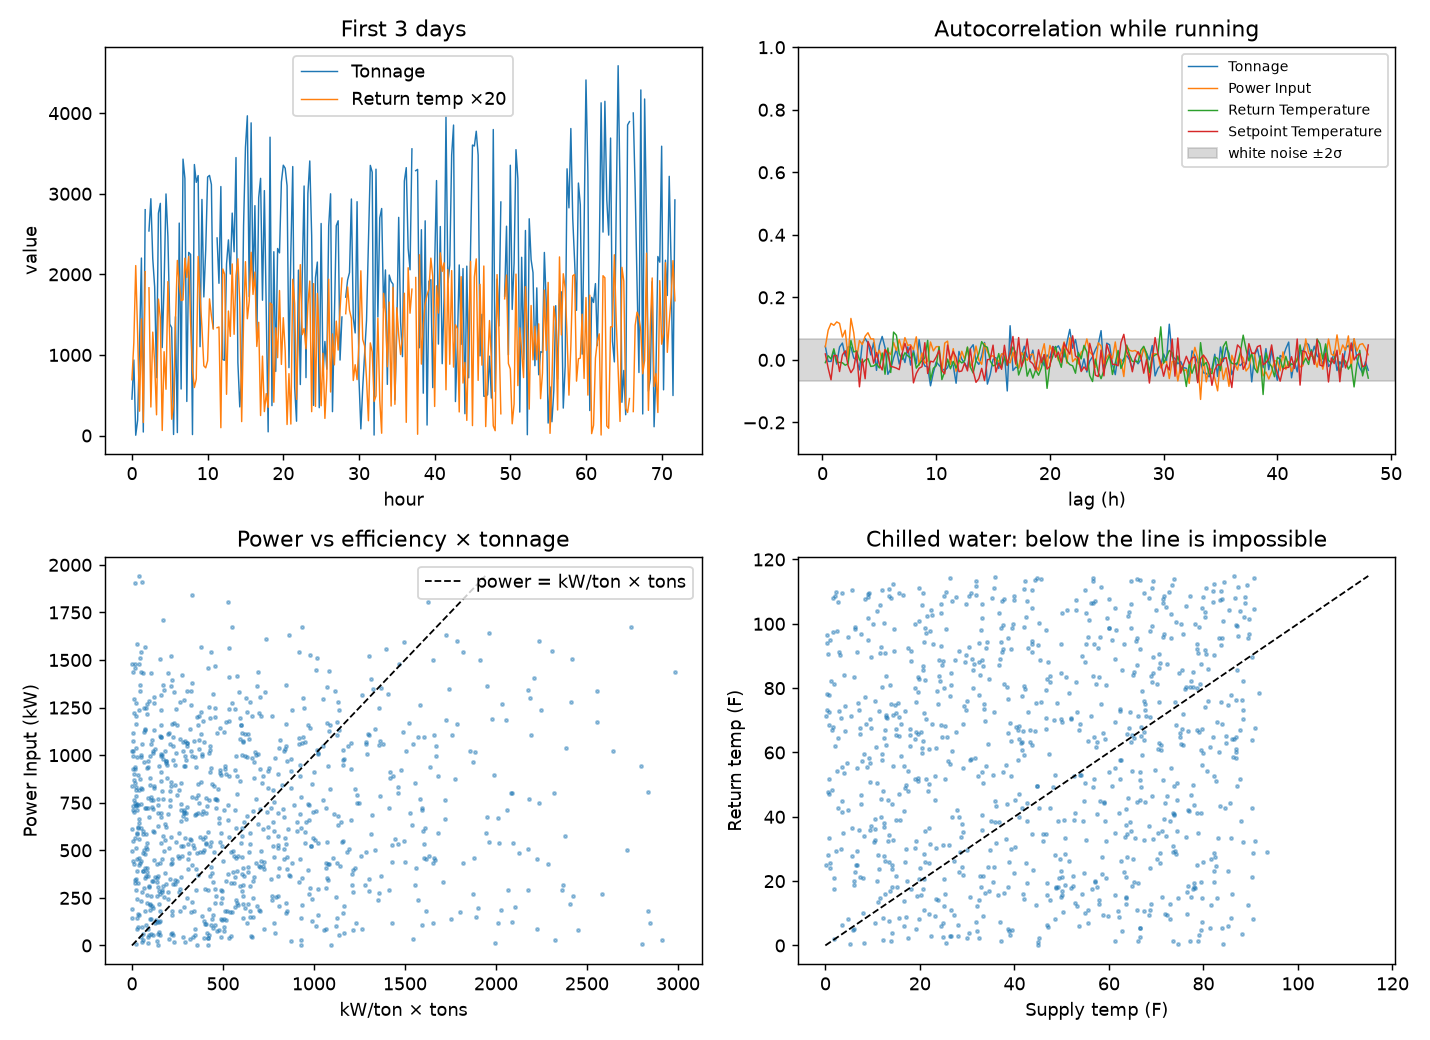

Python code for this plot:
"""Is AssetOpsBench's Chiller 6 telemetry real? (T5)

    uv run --no-project --with numpy --with scipy \
      --with matplotlib python analysis/chiller6.py

Prints the stats in chiller6.md and writes chiller6.png.
"""

import json
from datetime import datetime
from pathlib import Path

import matplotlib.pyplot as plt
import numpy as np
from scipy import stats

SRC = (Path(__file__).parents[2] / "AssetOpsBench/src/couchdb"
       / "scenarios_data/shared/iot/chiller_6.json")
OUT = Path(__file__).with_suffix(".png")
STEP = 900  # s, the regular grid
SENSORS = ["Tonnage", "Power Input", "Chiller Efficiency",
           "Chiller % Loaded", "Supply Temperature",
           "Return Temperature", "Setpoint Temperature",
           "Condenser Water Flow",
           "Condenser Water Return To Tower Temperature",
           "Liquid Refrigerant Evaporator Temperature"]


def load() -> tuple[np.ndarray, dict[str, np.ndarray]]:
    """Regular 15-min rows with every sensor, on a full grid.

    Missing slots are NaN. The ~20 irregular event rows
    appended to the file (Run Status, partial readings)
    are dropped.
    """
    raw = json.load(open(SRC))
    keys = ["Chiller 6 " + s for s in SENSORS]
    rows = [r for r in raw if all(k in r for k in keys)
            and r["timestamp"][-5:] in ("00:00", "15:00",
                                        "30:00", "45:00")]
    t = np.array([datetime.fromisoformat(r["timestamp"])
                  .timestamp() for r in rows])
    i = ((t - t.min()) // STEP).astype(int)
    grid = t.min() + STEP * np.arange(i.max() + 1)
    x = {}
    for s, k in zip(SENSORS, keys):
        x[s] = np.full(len(grid), np.nan)
        x[s][i] = [r[k] for r in rows]
    return grid, x


def acf(x: np.ndarray, lag: int) -> float:
    """Autocorrelation over pairs where both ends are present."""
    m = np.nanmean(x)
    a, b = x[:-lag] - m, x[lag:] - m
    ok = ~np.isnan(a) & ~np.isnan(b)
    return float(np.mean(a[ok] * b[ok]) / np.nanvar(x))


def main() -> None:
    grid, x = load()
    on = x["Tonnage"] > 0
    run = {s: np.where(on, v, np.nan) for s, v in x.items()}
    n_pairs = int(np.sum(on[:-1] & on[1:]))
    band = 2 / np.sqrt(n_pairs)
    present = ~np.isnan(x["Tonnage"])
    print(f"{present.sum()} rows, {on.sum()} running, "
          f"{n_pairs} running pairs, white band ±{band:.3f}")

    print(f"{'sensor':44s} {'median':>8s} {'p99':>8s} "
          f"{'acf1':>6s} {'acf1 on':>7s}")
    for s in SENSORS:
        v = run[s][on]
        print(f"{s:44s} {np.median(v):8.2f} "
              f"{np.percentile(v, 99):8.2f} "
              f"{acf(x[s], 1):6.3f} {acf(run[s], 1):7.3f}")

    sup, ret = x["Supply Temperature"], x["Return Temperature"]
    p, e, t = x["Power Input"], x["Chiller Efficiency"], x["Tonnage"]
    print(f"return < supply while running: "
          f"{np.mean(ret[on] < sup[on]):.1%}")
    print(f"setpoint std while running: "
          f"{np.std(x['Setpoint Temperature'][on]):.1f} F")
    print(f"corr(power, kW/ton x tons): "
          f"{np.corrcoef(p[on], (e * t)[on])[0, 1]:.3f}")
    print(f"corr(tons, % loaded): "
          f"{np.corrcoef(t[on], x['Chiller % Loaded'][on])[0, 1]:.3f}")
    hour = np.array([datetime.fromtimestamp(g).hour for g in grid])
    groups = [t[on & (hour == h)] for h in range(24)]
    print(f"daily load cycle, ANOVA p: "
          f"{stats.f_oneway(*groups).pvalue:.2f}")

    d = np.diff(np.r_[0, on.astype(int), 0])
    starts = np.flatnonzero(d == 1)
    lens = (np.flatnonzero(d == -1) - starts) * STEP / 3600
    start_h = [datetime.fromtimestamp(grid[i]).hour for i in starts]
    print(f"run start hours: {sorted(start_h)}")
    print(f"on runs: {len(starts)}, median {np.median(lens):.1f} h, "
          f"max {lens.max():.1f} h")

    fig, ax = plt.subplots(2, 2, figsize=(11, 8))
    days = slice(0, 3 * 96)
    hrs = (grid[days] - grid[0]) / 3600
    a = ax[0, 0]
    a.plot(hrs, t[days], lw=.8, label="Tonnage")
    a.plot(hrs, 20 * ret[days], lw=.8, label="Return temp ×20")
    a.set(title="First 3 days", xlabel="hour", ylabel="value")
    a.legend()
    a = ax[0, 1]
    lags = np.arange(1, 193)
    for s in ["Tonnage", "Power Input", "Return Temperature",
              "Setpoint Temperature"]:
        a.plot(lags / 4, [acf(run[s], k) for k in lags], lw=.8,
               label=s)
    a.axhspan(-band, band, color="grey", alpha=.3,
              label="white noise ±2σ")
    a.set(title="Autocorrelation while running",
          xlabel="lag (h)", ylim=(-.3, 1))
    a.legend(fontsize=8)
    a = ax[1, 0]
    a.scatter((e * t)[on], p[on], s=3, alpha=.4)
    lim = np.nanmax(p[on])
    a.plot([0, lim], [0, lim], "k--", lw=1, label="power = kW/ton × tons")
    a.set(title="Power vs efficiency × tonnage",
          xlabel="kW/ton × tons", ylabel="Power Input (kW)")
    a.legend()
    a = ax[1, 1]
    a.scatter(sup[on], ret[on], s=3, alpha=.4)
    lim = np.nanmax(ret[on])
    a.plot([0, lim], [0, lim], "k--", lw=1)
    a.set(title="Chilled water: below the line is impossible",
          xlabel="Supply temp (F)", ylabel="Return temp (F)")
    fig.tight_layout()
    fig.savefig(OUT, dpi=130)
    print(f"wrote {OUT}")


if __name__ == "__main__":
    main()
